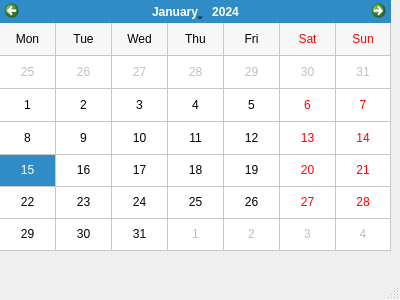
<?xml version="1.0" encoding="UTF-8"?>
<ui version="4.0">
 <class>venCalendar</class>
 <widget class="QMainWindow" name="venCalendar">
  <property name="geometry">
   <rect>
    <x>0</x>
    <y>0</y>
    <width>400</width>
    <height>300</height>
   </rect>
  </property>
  <property name="minimumSize">
   <size>
    <width>400</width>
    <height>300</height>
   </size>
  </property>
  <property name="maximumSize">
   <size>
    <width>400</width>
    <height>300</height>
   </size>
  </property>
  <property name="windowTitle">
   <string>Calendar</string>
  </property>
  <property name="windowIcon">
   <iconset>
    <normaloff>../img/logo.png</normaloff>../img/logo.png</iconset>
  </property>
  <widget class="QWidget" name="centralwidget">
   <widget class="QCalendarWidget" name="calendar">
    <property name="geometry">
     <rect>
      <x>0</x>
      <y>0</y>
      <width>391</width>
      <height>251</height>
     </rect>
    </property>
    <property name="minimumSize">
     <size>
      <width>391</width>
      <height>251</height>
     </size>
    </property>
    <property name="maximumSize">
     <size>
      <width>391</width>
      <height>251</height>
     </size>
    </property>
    <property name="gridVisible">
     <bool>true</bool>
    </property>
    <property name="verticalHeaderFormat">
     <enum>QCalendarWidget::NoVerticalHeader</enum>
    </property>
   </widget>
  </widget>
  <widget class="QMenuBar" name="menubar">
   <property name="geometry">
    <rect>
     <x>0</x>
     <y>0</y>
     <width>400</width>
     <height>21</height>
    </rect>
   </property>
  </widget>
  <widget class="QStatusBar" name="statusbar"/>
 </widget>
 <resources/>
 <connections/>
</ui>
